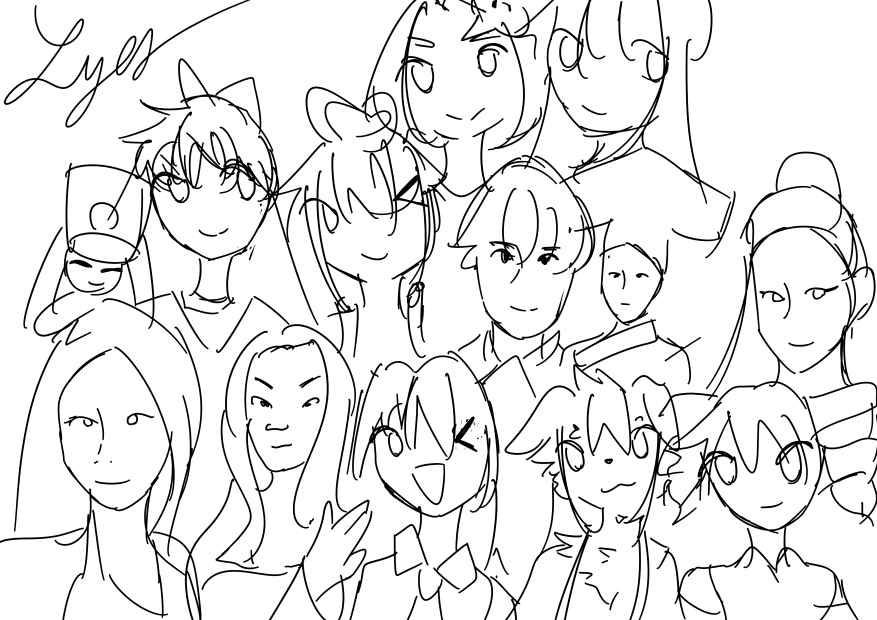
#> input picture assets/vn/credits/grouppicture.png, 3508 x 2480 px (shown at 1/4 size)
$ python prepare_credits_group_image.py
#> lines starting #> are read from the running program, lines starting #| are printed output that depends on the picture
#!/usr/bin/env python3

from __future__ import annotations

from pathlib import Path

from PIL import Image


REPO_ROOT = Path(__file__).resolve().parents[1]
SOURCE = REPO_ROOT / "assets" / "vn" / "credits" / "grouppicture.png"
OUTPUT = REPO_ROOT / "assets" / "vn" / "backgrounds" / "credits" / "group_cast_placeholder.png"
TARGET_SIZE = (1280, 720)
PADDING = 24


def main() -> int:
    if not SOURCE.exists():
        raise SystemExit(f"Missing source image: {SOURCE}")

    OUTPUT.parent.mkdir(parents=True, exist_ok=True)

    source = Image.open(SOURCE).convert("RGBA")
#> source is the input picture: PIL image 3508x2480 RGBA; mean R, G, B, A 231.9, 231.9, 231.9, 255
    canvas = Image.new("RGBA", TARGET_SIZE, (255, 255, 255, 255))
#> canvas: PIL image 1280x720 RGBA; every value is 255

    max_width = TARGET_SIZE[0] - PADDING * 2
    max_height = TARGET_SIZE[1] - PADDING * 2
    scale = min(max_width / source.width, max_height / source.height)
#> scale = 0.271
    scaled_size = (
        max(1, int(round(source.width * scale))),
        max(1, int(round(source.height * scale))),
    )
#> scaled_size = (951, 672)
    fitted = source.resize(scaled_size, Image.Resampling.LANCZOS)
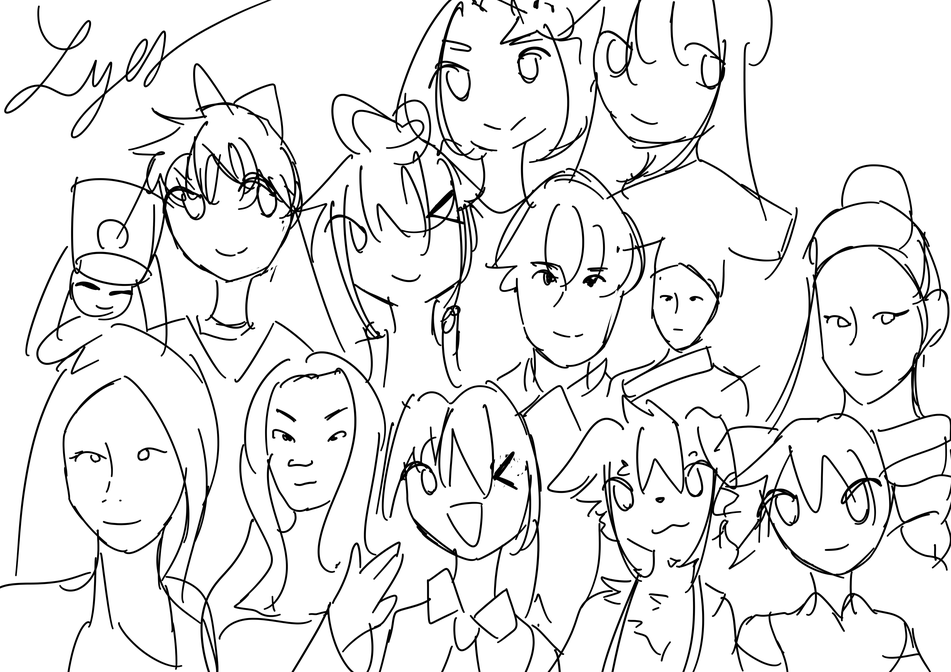
#> fitted: PIL image 951x672 RGBA; mean R, G, B, A 231.8, 231.8, 231.8, 255

    offset = (
        (TARGET_SIZE[0] - fitted.width) // 2,
        (TARGET_SIZE[1] - fitted.height) // 2,
    )
#> offset = (164, 24)
    canvas.alpha_composite(fitted, dest=offset)
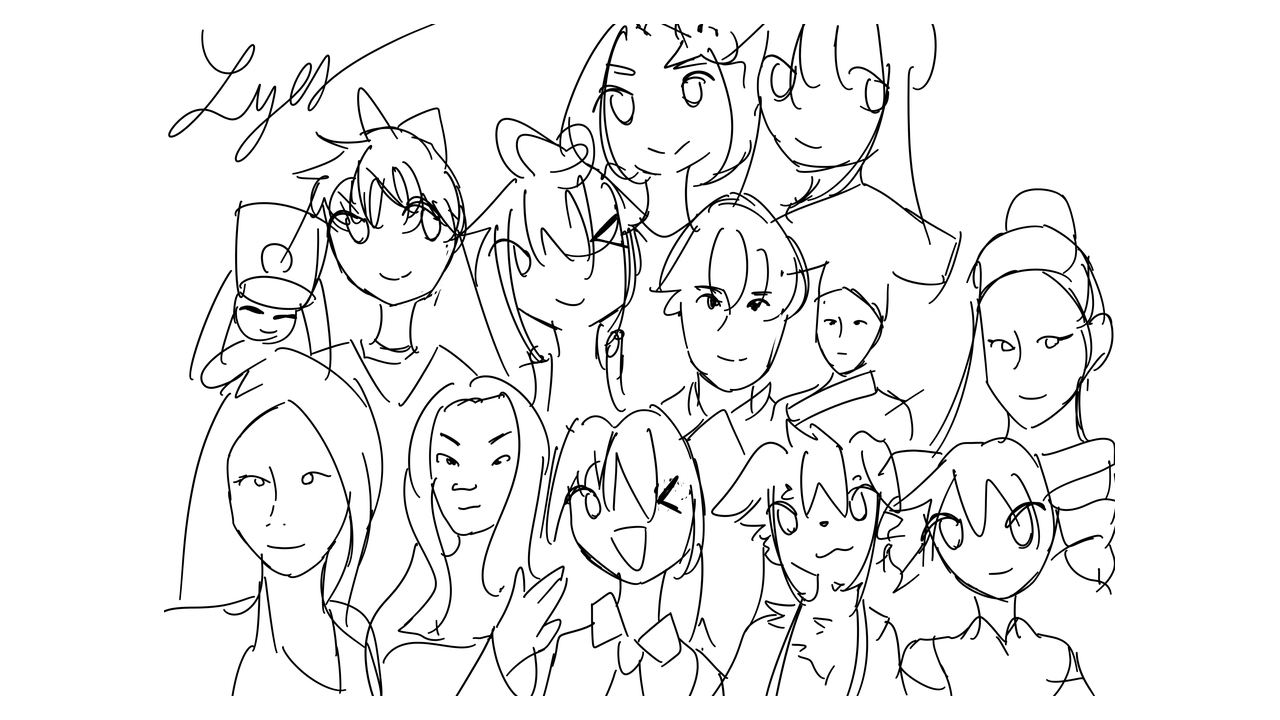
#> canvas: PIL image 1280x720 RGBA; mean R, G, B, A 238.9, 238.9, 238.9, 255
    canvas.convert("RGB").save(OUTPUT)
    print(OUTPUT.relative_to(REPO_ROOT).as_posix())
    return 0


if __name__ == "__main__":
    raise SystemExit(main())
#> (the program exits here)
